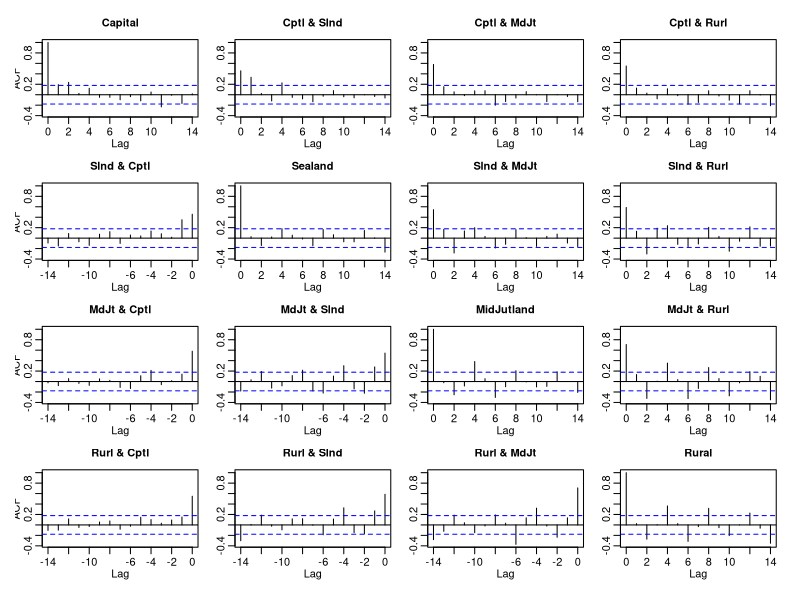
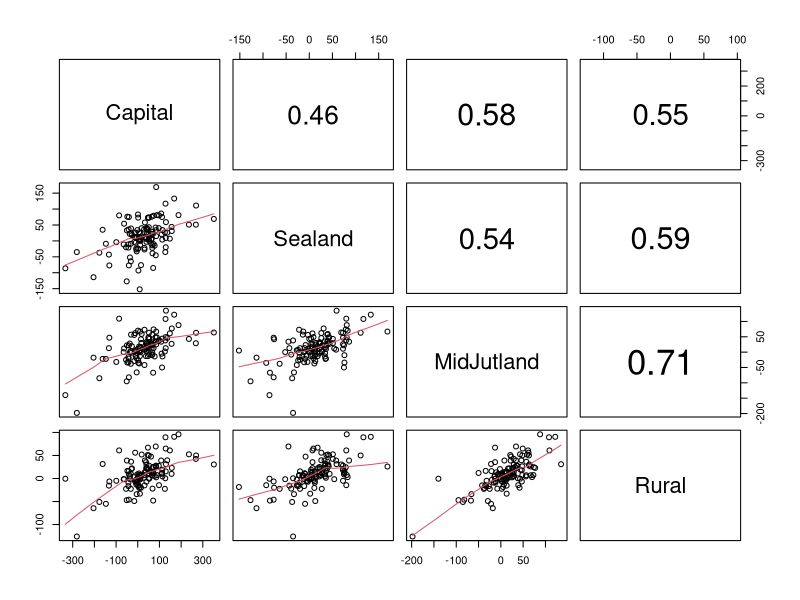
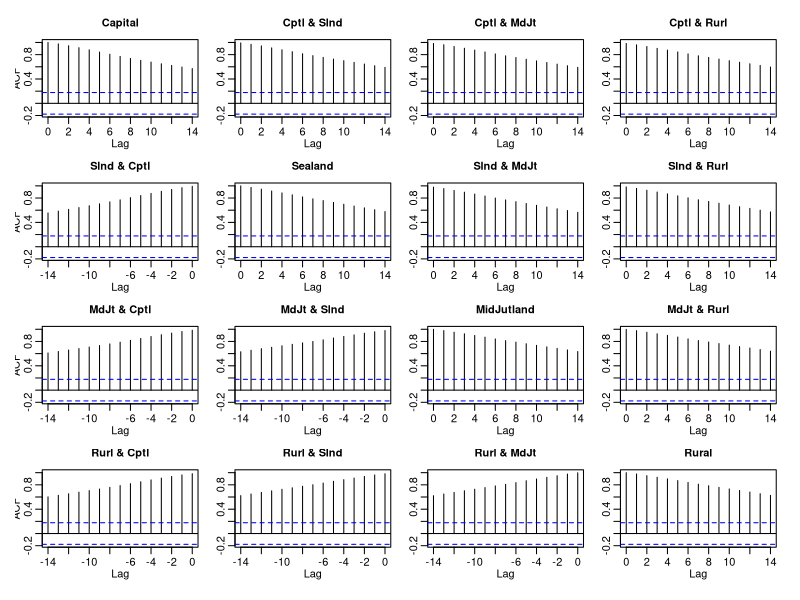
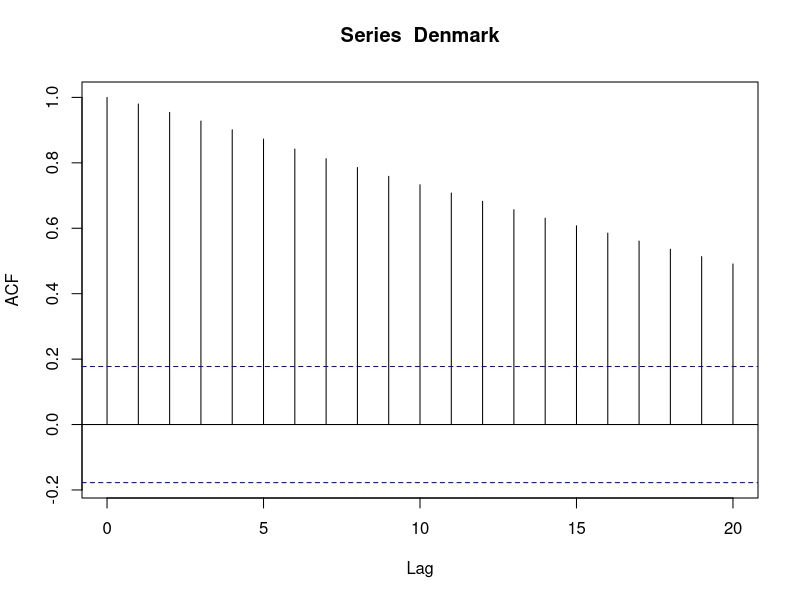
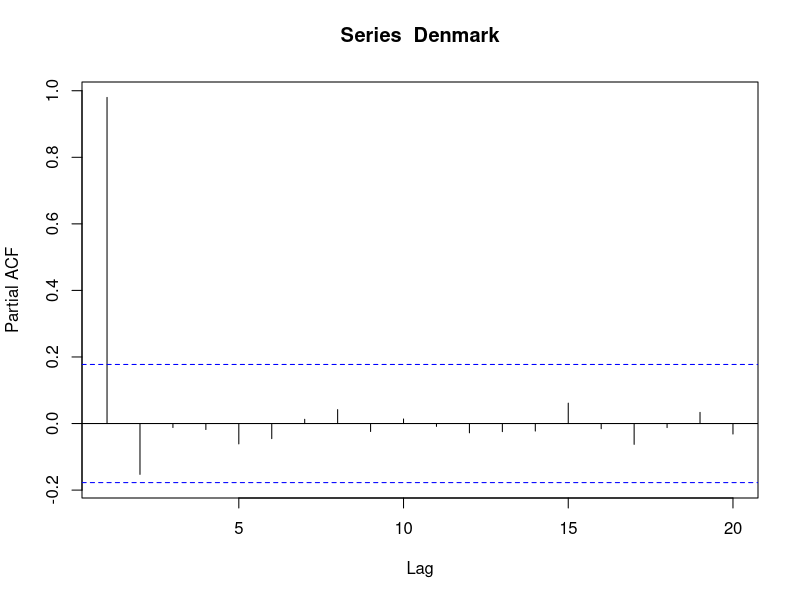
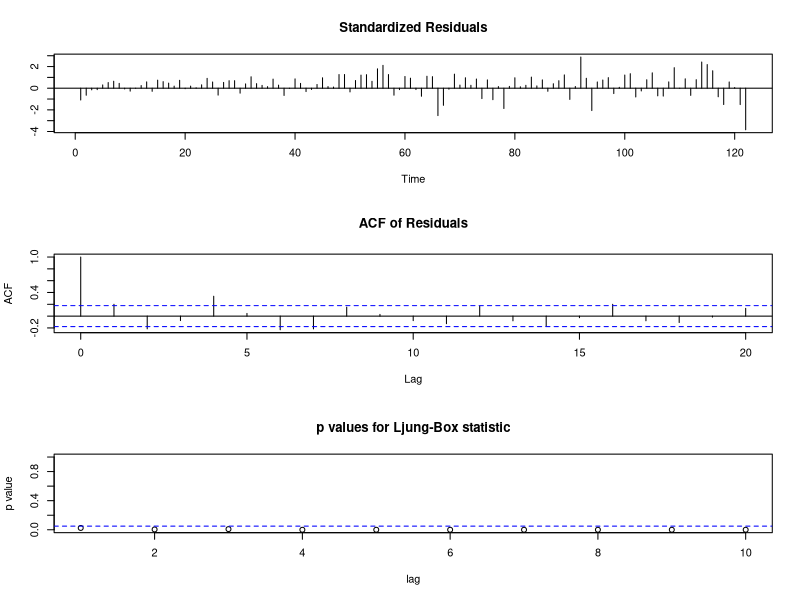
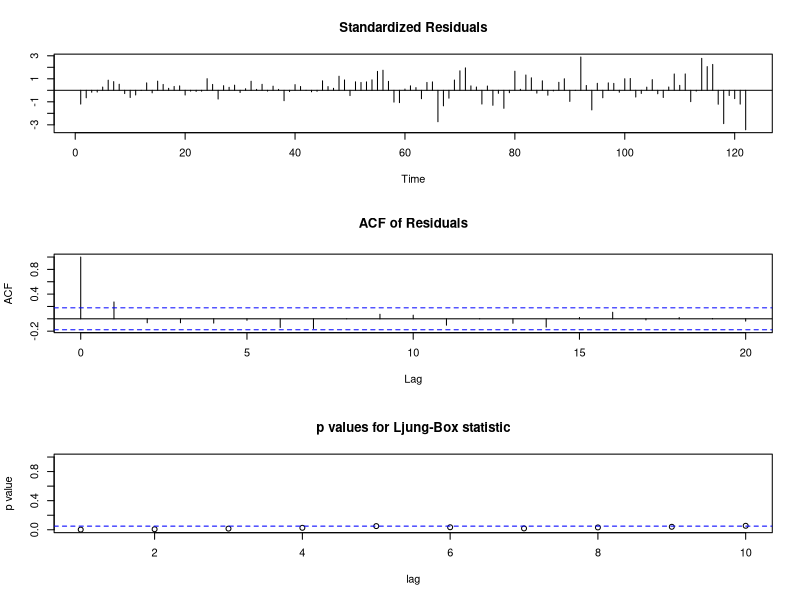
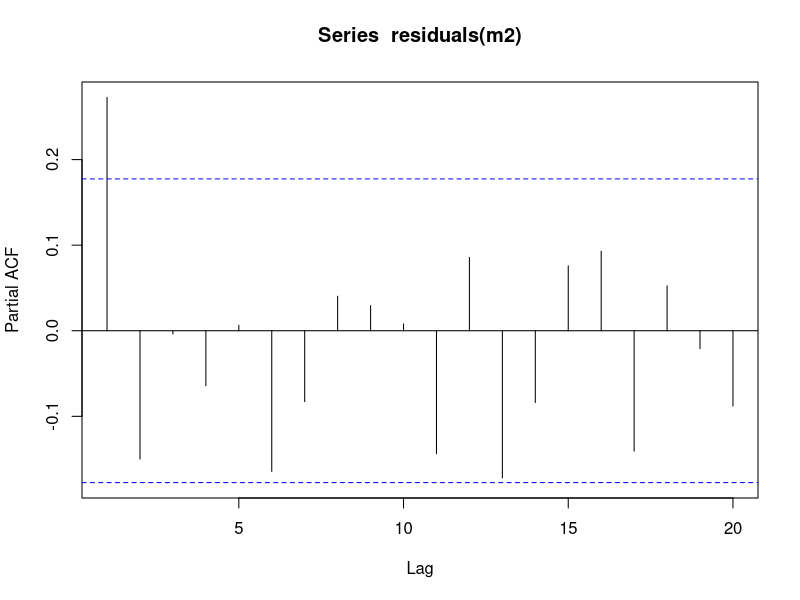

Recreate these plots in R, in order. (Note: this script raises an error after producing the figures.)
rm(list = ls())
#Data <- read.csv("Time_Series_2023/Assignment_3/A3Data.csv",header=TRUE)
Data <- read.csv("A3Data.csv",header=TRUE)
Denmark <- na.omit(Data$Denmark)
InterestRate <- na.omit(Data$InterestRate) #InterestRate rate
InflationRate <- na.omit(Data$InflationRate) #InterestRate rate


 
#Q4.1 Plot the quarterly average sales prices in Denmark and the additional variables, InterestRate rate and InflationRate rate.

saveFig <- TRUE
if(saveFig == TRUE){pdf("Q4.1_Denmark_CombinedPlot.pdf", width = 10*0.8, height = 10*0.8)}
#Insert Whatever needs to be saved here :))
par(mfrow=c(1,1))
par(mar=c(5, 4, 4, 6) + 0.1)
plot(Denmark,type="o",col="red",lwd="2",xlab="Quarters")
par(new=TRUE)
plot(InterestRate,type='l',col="blue", axes=FALSE,xlab="", ylab="",lwd="2")
lines(InflationRate,type='l',col="darkgreen",lwd="2")
mtext("InterestRate Rate",side=4,line=2) 
mtext("InflationRate /",side=4,line=1) 
axis(4, ylim=c(0,7000),las=1)
legend("top", legend = c("Denmark","InterestRate Rate", "InflationRate Rate"),
       lwd = 3, col = c("red","blue", "darkgreen"))
if(saveFig == TRUE){dev.off()}
saveFig <- FALSE



saveFig <- TRUE
if(saveFig == TRUE){pdf("Q4.1Denmark_SeperatePlot.pdf", width = 10*0.8, height = 14*0.8)}
#Alternative plot
par(mfrow=c(4,1))
plot(Denmark,type="o",col="red",lwd="1",xlab="Quarters")
plot(diff(Denmark),type="o",col="violet",lwd="1",xlab="Quarters")
plot(log(Denmark),type='o',col="blue", lwd="1",xlab="Quarters")
plot(diff(log(Denmark)),type='o',col="darkgreen",lwd="1",xlab="Quarters")
if(saveFig == TRUE){dev.off()}
saveFig <- FALSE

saveFig <- TRUE
if(saveFig == TRUE){pdf("Q4.1InterestRate_SeperatePlot.pdf", width = 10*0.8, height = 14*0.8)}
#Alternative plot
par(mfrow=c(4,1))
plot(InterestRate,type="o",col="red",lwd="1",xlab="Quarters")
plot(diff(InterestRate),type="o",col="violet",lwd="1",xlab="Quarters")
plot(log(InterestRate),type='o',col="blue", lwd="1",xlab="Quarters")
plot(diff(log(InterestRate)),type='o',col="darkgreen",lwd="1",xlab="Quarters")
if(saveFig == TRUE){dev.off()}
saveFig <- FALSE

saveFig <- TRUE
if(saveFig == TRUE){pdf("Q4.1InflationRate_SeperatePlot.pdf", width = 10*0.8, height = 14*0.8)}
#Alternative plot
par(mfrow=c(4,1))
plot(InflationRate,type="o",col="red",lwd="1",xlab="Quarters")
plot(diff(InflationRate),type="o",col="violet",lwd="1",xlab="Quarters")
plot(log(InflationRate),type='o',col="blue", lwd="1",xlab="Quarters")
plot(diff(log(InflationRate)),type='o',col="darkgreen",lwd="1",xlab="Quarters")
if(saveFig == TRUE){dev.off()}
saveFig <- FALSE

saveFig <- TRUE
if(saveFig == TRUE){pdf("Q4.1Denmark_SeperatePlot.pdf", width = 10*0.8, height = 14*0.8)}
#Alternative plot
par(mfrow=c(4,1))
plot(Denmark,type="o",col="red",lwd="1",xlab="Quarters")
plot(diff(Denmark),type="o",col="violet",lwd="1",xlab="Quarters")
plot(log(Denmark),type='o',col="blue", lwd="1",xlab="Quarters")
plot(diff(log(Denmark)),type='o',col="darkgreen",lwd="1",xlab="Quarters")
if(saveFig == TRUE){dev.off()}
saveFig <- FALSE

saveFig <- TRUE
if(saveFig == TRUE){pdf("Q4.1Denmark_SeperatePlotALTernative.pdf", width = 10*0.8, height = 10*0.8)}
#Alternative plot
par(mfrow=c(2,2))
plot(Denmark,type="o",col="red",lwd="1",xlab="Quarters")
plot(diff(Denmark),type="o",col="red",lwd="1",xlab="Quarters")
plot(InterestRate,type='l',col="blue", lwd="2",xlab="Quarters")
plot(InflationRate,type='l',col="darkgreen",lwd="2",xlab="Quarters")
if(saveFig == TRUE){dev.off()}
saveFig <- FALSE

#Denmark not stationary hence we make diff transform.
#Save the plot!
saveFig <- TRUE
if(saveFig == TRUE){pdf("name.pdf", width = 10*0.8, height = 10*0.8)}
#Insert Whatever needs to be saved here :))
if(saveFig == TRUE){dev.off()}
saveFig <- FALSE

saveFig <- TRUE
if(saveFig == TRUE){pdf("Q4.1_differenceDenmark.pdf", width = 10*0.8, height = 10*0.8)}

#Q4.1 Plot the diff transform
par(mfrow=c(1,1))
par(mar=c(5, 4, 4, 6) + 0.1)
plot(diff(Denmark), main="Difference in PriceDK", type="o",col="red",lwd="2",xlab="Quarters",ylab="Difference in priceDK")
par(new=TRUE)
plot(InterestRate,type='l',col="blue", axes=FALSE,xlab="", ylab="",lwd="2")
lines(InflationRate,type='l',col="darkgreen",lwd="2")
mtext("InterestRate Rate",side=4,line=2) 
mtext("InflationRate /",side=4,line=1) 
axis(4, ylim=c(0,7000),las=1)
legend("top", legend = c("Denmark", "InterestRate","InflationRate Rate"),
       lwd = 3, col = c("red","blue", "darkgreen"))
if(saveFig == TRUE){dev.off()}
saveFig <- FALSE

#Q4.2 ACF and PACF
saveFig <- TRUE
if(saveFig == TRUE){pdf("Q4.2ACF_PACF_Denmark.pdf", width = 10*0.8, height = 12*0.8)}
#
par(mfrow=c(4,2))
acf(Denmark,main="ACF of Denmark")
pacf(Denmark, main="PACF of Denmark")
acf(diff(Denmark),main="ACF of diff(Denmark)")
pacf(diff(Denmark), main="PACF of diff(Denmark)")
acf(log(Denmark),main="ACF of log(Denmark)")
pacf(log(Denmark), main="PACF of log(Denmark)")
acf(diff(log(Denmark)),main="ACF of diff(log(Denmark))")
pacf(diff(log(Denmark)), main="PACF of diff(log(Denmark))")
#
if(saveFig == TRUE){dev.off()}
saveFig <- FALSE

#InterestRate maybe needs a rework :))
saveFig <- TRUE
if(saveFig == TRUE){pdf("Q4.2ACF_PACF_interest.pdf", width = 10*0.8, height = 8*0.8)}
#
par(mfrow=c(2,2))
acf(InterestRate,main="ACF of InterestRate")
pacf(InterestRate, main="PACF of InterestRate")
acf(diff(InterestRate),main="ACF of diff(InterestRate)")
pacf(diff(InterestRate), main="PACF of diff(InterestRate)")
#acf(log(InterestRate),main="ACF of log(InterestRate)")
#pacf(log(InterestRate), main="PACF of log(InterestRate)")
#acf(diff(log(InterestRate)),main="ACF of diff(log(InterestRate))")
#pacf(diff(log(InterestRate)), main="PACF of diff(log(InterestRate))")
#
if(saveFig == TRUE){dev.off()}
saveFig <- FALSE

#InflationRate
saveFig <- TRUE
if(saveFig == TRUE){pdf("Q4.2ACF_PACF_inflation.pdf", width = 10*0.8, height = 12*0.8)}
#
par(mfrow=c(4,2))
acf(InflationRate,main="ACF of InflationRate")
pacf(InflationRate, main="PACF of InflationRate")
acf(diff(InflationRate),main="ACF of diff(InflationRate)")
pacf(diff(InflationRate), main="PACF of diff(InflationRate)")
acf(log(InflationRate),main="ACF of log(InflationRate)")
pacf(log(InflationRate), main="PACF of log(InflationRate)")
acf(diff(log(InflationRate)),main="ACF of diff(log(InflationRate))")
pacf(diff(log(InflationRate)), main="PACF of diff(log(InflationRate))")
#
if(saveFig == TRUE){dev.off()}
saveFig <- FALSE


#Q4.2 cross-correlation function between four time series of the house prices:
#Estimate and plot Cross-Correlation
Capital <- diff(log(na.omit(Data$Capital)))
Sealand <- diff(log(na.omit(Data$Sealand)))
MidJutland <- diff(log(na.omit(Data$MidJutland)))
Rural <- diff(log(na.omit(Data$Rural)))

prices <- data.frame(Capital=Capital,Sealand=Sealand,MidJutland=MidJutland,Rural=Rural)
colnames(prices) <- c("Capital","Sealand","MidJutland","Rural")
saveFig <- TRUE
if(saveFig == TRUE){pdf("Q4.2CrossCorrelation.pdf", width = 12*0.8, height = 10*0.8)}
#
acf(prices)
#
if(saveFig == TRUE){dev.off()}
saveFig <- FALSE

saveFig <- TRUE
if(saveFig == TRUE){pdf("Q4.2PartialCrossCorrelation.pdf", width = 12*0.8, height = 10*0.8)}
#
pacf(prices)
#
if(saveFig == TRUE){dev.off()}
saveFig <- FALSE

Capital <- (diff(na.omit(Data$Capital)))
Sealand <- (diff(na.omit(Data$Sealand)))
MidJutland <- (diff(na.omit(Data$MidJutland)))
Rural <- (diff(na.omit(Data$Rural)))

prices <- data.frame(Capital=Capital,Sealand=Sealand,MidJutland=MidJutland,Rural=Rural)
colnames(prices) <- c("Capital","Sealand","MidJutland","Rural")
acf(prices)

saveFig <- TRUE
if(saveFig == TRUE){pdf("Q4.2ACF_PACF_inflation.pdf", width = 10*0.8, height = 12*0.8)}
#
acf(prices)
#
if(saveFig == TRUE){dev.off()}
saveFig <- FALSE

########################################################################################################################
#Correlation plots???
panel.cor <- function(x, y, digits = 2, prefix = "", cex.cor, ...) {
  usr <- par("usr")
  on.exit(par(usr))
  par(usr = c(0, 1, 0, 1))
  Cor <- abs(cor(x, y)) # Remove abs function if desired
  txt <- paste0(prefix, format(c(Cor, 0.123456789), digits = digits)[1])
  if(missing(cex.cor)) {
    cex.cor <- 0.4 / strwidth(txt)
  }
  text(0.5, 0.5, txt,
       cex = 1 + cex.cor * Cor) # Resize the text by level of correlation
}
pairs(~ Capital + Sealand + MidJutland + Rural,
      upper.panel = panel.cor,    # Correlation panel
      lower.panel = panel.smooth)
########################################################################################################################

#Save the plot!
saveFig <- TRUE
if(saveFig == TRUE){pdf("Q4.2_DiffCrossCorrelation.pdf", width = 10*0.8, height = 20*0.8)}
#
par(mfrow=c(4,3))
for (i in 1:4){
  for (k in 1:4){
    if (i!=k){
      ccf(prices[i],prices[k],type="correlation",plot=TRUE,main= paste(colnames(prices)[i]," & ",colnames(prices)[k]))
    }
  }
}
#
if(saveFig == TRUE){dev.off()}
saveFig <- FALSE


#For no diff
Capital <- (na.omit(Data$Capital))
Sealand <- (na.omit(Data$Sealand))
MidJutland <- (na.omit(Data$MidJutland))
Rural <- (na.omit(Data$Rural))
prices <- data.frame(Capital=Capital,Sealand=Sealand,MidJutland=MidJutland,Rural=Rural)
colnames(prices) <- c("Capital","Sealand","MidJutland","Rural")
acf(prices)
#Save the plot!
saveFig <- TRUE
if(saveFig == TRUE){pdf("Q4.2BAD_noCrossCorrelation.pdf", width = 10*0.8, height = 20*0.8)}
#
par(mfrow=c(4,3))
for (i in 1:4){
  for (k in 1:4){
    if (i!=k){
      ccf(prices[i],prices[k],type="correlation",plot=TRUE,main= paste(colnames(prices)[i]," & ",colnames(prices)[k]))
    }
  }
}
#
if(saveFig == TRUE){dev.off()}
saveFig <- FALSE

#It is weak, we omit it???






#multipleplots <- function(data){
#  par(mfrow=c(2,2))
#  plot(data)
#  acf(data)
#  pacf(data)
#}

#Transform the data to make it stationary!


###########################################################################
#Q4.3 univariate model selection
par(mfrow=c(1,1))
acf(Denmark) #Clear exponential?? more like linear
pacf(Denmark) #clear lag 1, hence AR(1) part from golden table
m1 <- arima(x=Denmark,order=c(1,0,0))
tsdiag(m1) #looks like seasonal 4
m2 <- arima(x=Denmark,order=c(1,0,0),,seasonal = list(order = c(1,0,0), period = 4))
tsdiag(m2) #lag 1 is small
pacf(residuals(m2)) #lag 1 is small
m3 <- arima(x=Denmark,order=c(1,0,1),,seasonal = list(order = c(1,0,0), period = 4))
tsdiag(m3) #looks good, but residuals are increasing. -> transform
pacf(residuals(m3)) #looks good

#Univariate model selection with log transform
par(mfrow=c(1,1))
log_Denmark <- log(Denmark)
acf(log_Denmark) #Clear exponential?? more like linear
pacf(log_Denmark) #clear lag 1, hence AR(1) part from golden table
lm1 <- arima(x=log_Denmark,order=c(1,0,0))
tsdiag(lm1) #looks like seasonal 4 or maybe 2 #residuals very positive
pacf(residuals(lm1)) #looks wakko
lm2 <- arima(x=log_Denmark,order=c(1,0,0),,seasonal = list(order = c(1,0,0), period = 4))
tsdiag(lm2) #lag 1 is small
pacf(residuals(m2)) #lag 1 is small
m3 <- arima(x=log_Denmark,order=c(1,0,1),,seasonal = list(order = c(1,0,0), period = 4))
tsdiag(m3) #looks good, but residuals are increasing. -> transform
pacf(residuals(m3)) #add seasanolity AR(1)
m4 <- arima(x=log_Denmark,order=c(1,0,1),,seasonal = list(order = c(1,0,1), period = 4)) #does not work
m4 <- arima(x=log_Denmark,order=c(1,0,1),,seasonal = list(order = c(1,0,2), period = 4)) #does not work
#tsdiag(m4) #looks good
#pacf(residuals(m4)) #looks okay?

#Univariate model selection with diff transform
par(mfrow=c(1,1))
diff_Denmark <- diff(Denmark)
acf(diff_Denmark) #Clear lag 1,2,4,6,7, (8) (12) (14) (16)
pacf(diff_Denmark) #clear lag 1,2,4,13
#Start with ARIMA(2,1,2), seasonal 4 with (1,0,0)
dm1 <- arima(x=Denmark,order=c(1,1,0),seasonal = list(order = c(1,0,0), period = 4))
tsdiag(dm1) #looks nice, but residuals are increasing
pacf(residuals(dm1)) #looks nice!
#do log transform:
acf(diff(log(Denmark))) #lag 1, (2) 4, 6, 8
pacf(diff(log(Denmark))) #lag 1, 2, 4,5, 8, 12, 13, 
ldm1 <- arima(x=log(Denmark),order=c(1,1,0))
ldm1
tsdiag(ldm1) # add seasonal 4
pacf(residuals(ldm1)) # add seasonal 4

ldm2 <- arima(x=log(Denmark),order=c(1,1,0),,seasonal = list(order = c(1,0,1), period = 4))
ldm2
tsdiag(ldm2) #looks nice but lag 9
pacf(residuals(ldm2)) # looks nice but lag 9

#Is it possible to reduce it?
ldm3 <- arima(x=log(Denmark),order=c(1,1,0),,seasonal = list(order = c(1,0,1), period = 2))
ldm3
tsdiag(ldm3) #looks nice but lag 9
pacf(residuals(ldm3)) #also looks nice, but lag 9


ldm4 <- arima(x=log(Denmark),order=c(1,1,0),,seasonal = list(order = c(1,0,0), period = 4))
ldm4
tsdiag(ldm4) #looks nice but lag 9
pacf(residuals(ldm4)) #also looks nice, lag 12, 16


#narative:#narative:#narative:#narative:#narative:#narative:#narative:#narative:#narative:
#narative:#narative:#narative:#narative:#narative:#narative:#narative:#narative:#narative:
#narative:#narative:#narative:#narative:#narative:#narative:#narative:#narative:#narative:
acf(diff_Denmark) #Clear lag 1,2,4,6,7, (8) (12) (14) (16)
pacf(diff_Denmark) #clear lag 1,2,4,13
#dm1 <- arima(x=Denmark,order=c(1,1,0),seasonal = list(order = c(1,0,0), period = 4))
#Først inital diff -> residualer has increasing variance -> log transform
#Ser på ACF og PACF
acf(diff(log(Denmark))) #lag 1, (2) 4, 6, 8
pacf(diff(log(Denmark))) #lag 1, 2, 4,5, 8, 12, 13, 
# laver initiel model ldm1 <- arima(x=log(Denmark),order=c(1,1,0))
# tilføjer seasonal 4
tsdiag(ldm1) # add seasonal 4
pacf(residuals(ldm1)) # add seasonal 4
ldm2 <- arima(x=log(Denmark),order=c(1,1,0),,seasonal = list(order = c(1,0,1), period = 4))
ldm2 #MAKE TABLE!!!
tsdiag(ldm2) #looks nice but lag 9
pacf(residuals(ldm2)) # looks nice but lag 9

#initiel til plots til Q4.3 ARIMA$(1,1,0)(1,0,1)_2$ or 
deding <- arima(log(Denmark),order=c(1,1,0), seasonal = list(order = c(1,1,1), period = 2))
ldm2 <- arima(x=log(Denmark),order=c(1,1,0),,seasonal = list(order = c(1,0,1), period = 4))
tsdiag(deding) #lag 14
tsdiag(ldm2) #lag 9
pacf(residuals(ldm2)) #lag9
pacf(residuals(deding)) #lag14
#ldm2 er bedre!!! #bliver bedre med seasonal 4! med aic

deding
ldm2 #likelihood better

#WHAT WE DO IN ASSIGNMENT:::
(dlm2 <- arima(x=log(Denmark),order=c(2,1,2), seasonal = list(order = c(2,0,2), period = 2)))
length(dlm2$coef)
(dlm2 <- arima(x=log(Denmark),order=c(2,1,2), seasonal = list(order = c(2,0,2), period = 4)))
length(dlm2$coef)
(dlm2 <- arima(x=log(Denmark),order=c(2,1,2), seasonal = list(order = c(3,0,2), period = 2)))#286.84, 553.69
length(dlm2$coef)
(dlm2 <- arima(x=log(Denmark),order=c(2,1,2), seasonal = list(order = c(2,0,3), period = 2)))#286 , 552.67  
length(dlm2$coef)
(dlm2 <- arima(x=log(Denmark),order=c(1,1,2), seasonal = list(order = c(3,0,3), period = 2)))#286.84, 553.69
length(dlm2$coef)
(dlm2 <- arima(x=log(Denmark),order=c(2,1,2), seasonal = list(order = c(2,0,3), period = 2)))#286 , 552.67  
length(dlm2$coef)

(dlm2 <- arima(x=log(Denmark),order=c(2,1,2), seasonal = list(order = c(3,0,2), period = 2)))#286.84, 553.69
length(dlm2$coef)
(dlm2_BEST_COMPLEX <- arima(x=log(Denmark),order=c(3,1,2), seasonal = list(order = c(3,0,2), period = 2)))#288.49,  aic = -554.97
length(dlm2$coef)
(dlm2 <- arima(x=log(Denmark),order=c(3,1,2), seasonal = list(order = c(3,0,2), period = 2)))#288.49,  aic = -554.97
length(dlm2$coef)


#ARIMA$(1,1,0)(1,0,1)_2$ or 
(dlm2 <- arima(x=log(Denmark),order=c(1,1,0), seasonal = list(order = c(1,0,1), period = 2)))#288.49,  aic = -533.49
length(dlm2$coef)
(dlm2BEST_SIMPLE <- arima(x=log(Denmark),order=c(1,1,0), seasonal = list(order = c(1,0,1), period = 4)))#288.49,  aic = -533.49
length(dlm2$coef)
(dlm2 <- arima(x=log(Denmark),order=c(0,1,0), seasonal = list(order = c(1,0,1), period = 2)))#288.49,  aic = -533.49
length(dlm2$coef)
(dlm2 <- arima(x=log(Denmark),order=c(1,0,0), seasonal = list(order = c(1,0,1), period = 2)))#288.49,  aic = -533.49
length(dlm2$coef)
(dlm2 <- arima(x=log(Denmark),order=c(1,1,0), seasonal = list(order = c(2,0,1), period = 2)))#288.49,  aic = -533.49
length(dlm2$coef)
(dlm2 <- arima(x=log(Denmark),order=c(1,1,0), seasonal = list(order = c(1,0,2), period = 2)))#288.49,  aic = -533.49
length(dlm2$coef)
(dlm2 <- arima(x=log(Denmark),order=c(1,1,0), seasonal = list(order = c(2,0,2), period = 2)))#288.49,  aic = -533.49
length(dlm2$coef)
#Efterfølgende:

dlm2BEST_SIMPLE
dlm2_BEST_COMPLEX
#PLOTS#PLOTS#PLOTS#PLOTS#PLOTS#PLOTS#PLOTS#PLOTS#PLOTS#PLOTS#PLOTS
#PLOTS#PLOTS#PLOTS#PLOTS#PLOTS#PLOTS#PLOTS#PLOTS#PLOTS#PLOTS#PLOTS
#PLOTS#PLOTS#PLOTS#PLOTS#PLOTS#PLOTS#PLOTS#PLOTS#PLOTS#PLOTS#PLOTS
dlm2BEST_SIMPLE
dlm2_BEST_COMPLEX

dlm2BEST_SIMPLE
dlm2_BEST_COMPLEX

final_reduced_mod <- dlm2BEST_SIMPLE #choose which model to plot:)
par(mfrow=c(2,2))
final_reduced_mod
#tsdiag(final_reduced_mod) #Standardized residuals, ACF of residuals and p-values
plot(residuals(final_reduced_mod),type="p",xlab="Quarters")
lines(cbind(1:122,0),type="l")
acf(residuals(final_reduced_mod))
Pacf(residuals(final_reduced_mod))
plot(density(residuals(final_reduced_mod)))

#SAVING:::
############################################################################################################################################
saveFig <- TRUE
if(saveFig == TRUE){pdf("Q4.4RESIDUALS.pdf", width = 10*0.8, height = 15*0.8)}
par(mfrow=c(2,2))
final_reduced_mod
#tsdiag(final_reduced_mod) #Standardized residuals, ACF of residuals and p-values
plot(residuals(final_reduced_mod),type="p",xlab="Quarters")
lines(cbind(1:122,0),type="l")
acf(residuals(final_reduced_mod))
Pacf(residuals(final_reduced_mod))
plot(density(residuals(final_reduced_mod)))
if(saveFig == TRUE){dev.off()}
saveFig <- FALSE


#saveFig <- TRUE
#if(saveFig == TRUE){pdf("Q4.3InitallogDiffModel_ACF.pdf", width = 10*0.8, height = 15*0.8)}
#tsdiag(ldm1) # add seasonal 4
#if(saveFig == TRUE){dev.off()}
#saveFig <- FALSE

#LAV TABLE!!!!!#LAV TABLE!!!!!#LAV TABLE!!!!!#LAV TABLE!!!!!#LAV TABLE!!!!!#LAV TABLE!!!!!#LAV TABLE!!!!!#LAV TABLE!!!!!
#ldm2 #LAV TABLE!!!!!#LAV TABLE!!!!!#LAV TABLE!!!!!#LAV TABLE!!!!!#LAV TABLE!!!!!#LAV TABLE!!!!!#LAV TABLE!!!!!#LAV TABLE!!!!!
#LAV TABLE!!!!!#LAV TABLE!!!!!#LAV TABLE!!!!!#LAV TABLE!!!!!#LAV TABLE!!!!!#LAV TABLE!!!!!#LAV TABLE!!!!!#LAV TABLE!!!!!

#saveFig <- TRUE
#if(saveFig == TRUE){pdf("Q4.3FinallogDiffModel_RESIDUAL_ACF.pdf", width = 10*0.8, height = 15*0.8)}
#tsdiag(ldm2) #looks nice but lag 9
#if(saveFig == TRUE){dev.off()}
#saveFig <- FALSE

#saveFig <- TRUE
#if(saveFig == TRUE){pdf("Q4.3FinallogDiffModel_PACF.pdf", width = 10*0.8, height = 7*0.8)}
#pacf(residuals(ldm2)) # looks nice but lag 9
#if(saveFig == TRUE){dev.off()}
#saveFig <- FALSE
#PLOTSPLOTSPLOTSPLOTSPLOTSPLOTSPLOTSPLOTSPLOTSPLOTSPLOTSPLOTS
############################################################################################################################################

#Q4.4 residual plots
qqPlot(residuals(final_reduced_mod))

res <- final_reduced_mod$residuals
#qqnorm(res)
#qqline(res)
hist(res,n = 18)
plot(res)

#sign test
signtest<-sum(abs(diff(res>0)))
# lower bound
N <- 122
low <- (N-1)/2 - 2*sqrt((N-1)/4)
# upper bound
high <- (N-1)/2 + 2*sqrt((N-1)/4)
make_table=data.frame(Sign_Test=signtest,Low=low,High=high) 
make_table#make table


#SAVING:::
############################################################################################################################################
#Kan måske samles
saveFig <- TRUE
if(saveFig == TRUE){pdf("Q4.4_QQplot.pdf", width = 10*0.8, height = 7*0.8)}
qqPlot(residuals(final_reduced_mod))
if(saveFig == TRUE){dev.off()}
saveFig <- FALSE

saveFig <- TRUE
if(saveFig == TRUE){pdf("Q4.4_Residual_Histogram.pdf", width = 10*0.8, height = 7*0.8)}
hist(res)
if(saveFig == TRUE){dev.off()}
saveFig <- FALSE


saveFig <- TRUE
if(saveFig == TRUE){pdf("Q4.4_Residuals.pdf", width = 10*0.8, height = 7*0.8)}
plot(res)
if(saveFig == TRUE){dev.off()}
saveFig <- FALSE

#PLOTSPLOTSPLOTSPLOTSPLOTSPLOTSPLOTSPLOTSPLOTSPLOTSPLOTSPLOTS
############################################################################################################################################


###########################################################################
#Q4.5 plots
model <- final_reduced_mod
predictions_6 <-forecast(model,6,95)
preds <- predictions_6$mean
lower <- predictions_6$lower
upper <- predictions_6$upper
plotCI(x = c(123:128), 
       y = exp(preds[1:6]),
       li = exp(lower),
       ui = exp(upper),col = "red",xlim = c(1,128),ylim = c(500,3000),
       xlab="Quarters")
lines(exp(predictions_6$x))

#same but with smaller interval :)
plotCI(x = c(123:128), 
       y = exp(preds[1:6]),
       li = exp(lower),
       ui = exp(upper),col = "red",xlim = c(100,128),ylim = c(500,3000),
       xlab="Quarters")
lines(exp(predictions_6$x))

#SAVINGPLOTSSAVINGPLOTSSAVINGPLOTS#SAVINGPLOTSSAVINGPLOTSSAVINGPLOTS#SAVINGPLOTSSAVINGPLOTSSAVINGPLOTS
saveFig <- TRUE
if(saveFig == TRUE){pdf("Q4.5_Predictions.pdf", width = 10*0.8, height = 7*0.8)}
plotCI(x = c(123:128), 
       y = exp(preds[1:6]),
       li = exp(lower),
       ui = exp(upper),col = "red",xlim = c(1,128),ylim = c(500,3000),
       xlab="Quarters",ylab="Housing Prices")
lines(exp(predictions_6$x))
if(saveFig == TRUE){dev.off()}
saveFig <- FALSE

saveFig <- TRUE
if(saveFig == TRUE){pdf("Q4.5_PredictionsSmallInterval.pdf", width = 10*0.8, height = 7*0.8)}
plotCI(x = c(123:128), 
       y = exp(preds[1:6]),
       li = exp(lower),
       ui = exp(upper),col = "red",xlim = c(100,128),ylim = c(500,3000),
       xlab="Quarters",ylab="Housing Prices")
lines(exp(predictions_6$x))
if(saveFig == TRUE){dev.off()}
saveFig <- FALSE
#SAVINGPLOTSSAVINGPLOTSSAVINGPLOTS#SAVINGPLOTSSAVINGPLOTSSAVINGPLOTS#SAVINGPLOTSSAVINGPLOTSSAVINGPLOTS

###########################################################################
#Q4.6
#Arima X (InterestRate seems useless but InflationRate is nice)
x_inflation <- cumsum(InflationRate)
x_interest <- InterestRate
x_inf_new <- cumsum(c(InflationRate[1:124],rep(InflationRate[124],4)))
(new_model <- Arima(log(Denmark),xreg = c((x_inflation[1:122])),order=c(1,1,0), seasonal = list(order = c(1,1,1), period = 2)))
(new_model <- Arima(log(Denmark),xreg = c((x_inflation[1:122])),order=c(1,1,0), seasonal = list(order = c(1,0,1), period = 4)))
#residuals
res2 <- new_model$residuals
plot(res2) #plot residuals
hist(res2) #plot histogram of residuals
qqPlot(residuals(new_model)) #QQplot

tsdiag(new_model) #Standardized residuals, ACF of residuals and p-values
pacf(residuals(new_model))

acf(res2)
pacf(res2)
#qqnorm(res2)
#qqline(res2)
#hist(res2)

#SignTest
signtest<-sum(abs(diff(res2>0)))
low <- (N-1)/2 - 2*sqrt((N-1)/4)
high <- (N-1)/2 + 2*sqrt((N-1)/4)
make_table=data.frame(Sign_Test=signtest,Low=low,High=high) 
make_table#make table


###########################################################################
#Q4.7 Forecasting the future house prices - II
rep(InflationRate[124],4)
plot(c(InflationRate[1:124],rep(InflationRate[124],4)))
x_inf_new <- cumsum(c(InflationRate[1:124],rep(InflationRate[124],4)))
plot(diff(x_inf_new))
plot(InflationRate)
predictions_6_new <-forecast(new_model,level=95,xreg=x_inf_new[123:128])

preds2 <- predictions_6_new$mean
lower2 <- predictions_6_new$lower
upper2 <- predictions_6_new$upper
plotCI(x = c(123:128), 
       y = exp(preds2[1:6]),
       li = exp(lower2),
       ui = exp(upper2),col = "red",xlim = c(1,128),ylim = c(500,3000))
lines(exp(predictions_6_new$x))





###########################################################################
#Q4.9 Plot quarterly sales of for each of the four regions.
Capital <- (na.omit(Data$Capital))
Sealand <- (na.omit(Data$Sealand))
MidJutland <- (na.omit(Data$MidJutland))
Rural <- (na.omit(Data$Rural))

par(mfrow=c(1,1))
plot(Capital,col="red",type="o",lwd="2")
lines(Sealand,col="darkgreen",type="o",lwd="2")
lines(MidJutland,col="blue",type="o",lwd="2")
lines(Rural,col="orange",type="o",lwd="2")
plot(Denmark,col="black",type="o")

par(mfrow=c(2,2))
plot(Capital,col="red",type="o",lwd="1")
plot(Sealand,col="darkgreen",type="o",lwd="1")
plot(MidJutland,col="blue",type="o",lwd="1")
plot(Rural,col="orange",type="o",lwd="1")


#Difference plots
dCapital <- diff(na.omit(Data$Capital))
dSealand <- diff(na.omit(Data$Sealand))
dMidJutland <- diff(na.omit(Data$MidJutland))
dRural <- diff(na.omit(Data$Rural))

par(mfrow=c(1,1))
plot(dCapital,col="red",type="o",lwd="2",main="diff")
lines(dSealand,col="darkgreen",type="o",lwd="2")
lines(dMidJutland,col="blue",type="o",lwd="2")
lines(dRural,col="orange",type="o",lwd="2")

par(mfrow=c(2,2))
plot(Capital,col="red",type="o",lwd="1")
plot(Sealand,col="darkgreen",type="o",lwd="1")
plot(MidJutland,col="blue",type="o",lwd="1")
plot(Rural,col="orange",type="o",lwd="1")

#rescaled plots
scaled_Capital <- (na.omit(Data$Capital))/max((na.omit(Data$Capital)))
scaled_Sealand <- (na.omit(Data$Sealand))/max(na.omit(Data$Sealand))
scaled_MidJutland <- (na.omit(Data$MidJutland))/max((na.omit(Data$MidJutland)))
scaled_Rural <- (na.omit(Data$Rural))/max((na.omit(Data$Rural)))

par(mfrow=c(1,1))
plot(scaled_Capital,col="red",type="o",lwd="2")
lines(scaled_Sealand,col="darkgreen",type="o",lwd="2")
lines(scaled_MidJutland,col="blue",type="o",lwd="2")
lines(scaled_Rural,col="orange",type="o",lwd="2")

par(mfrow=c(2,2))
plot(scaled_Capital,col="red",type="o",lwd="1")
plot(scaled_Sealand,col="darkgreen",type="o",lwd="1")
plot(scaled_MidJutland,col="blue",type="o",lwd="1")
plot(scaled_Rural,col="orange",type="o",lwd="1")

#rescaled plots
dscaled_Capital <- diff((na.omit(Data$Capital))/max((na.omit(Data$Capital))))
dscaled_Sealand <- diff((na.omit(Data$Sealand))/max(na.omit(Data$Sealand)))
dscaled_MidJutland <- diff((na.omit(Data$MidJutland))/max((na.omit(Data$MidJutland))))
dscaled_Rural <- diff((na.omit(Data$Rural))/max((na.omit(Data$Rural))))

par(mfrow=c(1,1))
plot(dscaled_Capital,col="red",type="o",lwd="2")
lines(dscaled_Sealand,col="darkgreen",type="o",lwd="2")
lines(dscaled_MidJutland,col="blue",type="o",lwd="2")
lines(dscaled_Rural,col="orange",type="o",lwd="2")

par(mfrow=c(2,2))
plot(dscaled_Capital,col="red",type="o",lwd="1")
plot(dscaled_Sealand,col="darkgreen",type="o",lwd="1")
plot(dscaled_MidJutland,col="blue",type="o",lwd="1")
plot(dscaled_Rural,col="orange",type="o",lwd="1")

#ACF on 4 areas
acf(Capital) 
acf(Sealand) 
acf(MidJutland)
acf(Rural) 
#all looks non stationary.


acf(dCapital) #måske 1 og 2
acf(dSealand) #måske seasonal på 4? lag på 14?
acf(dMidJutland) #seasonal på 4, negativ seasonal på 2
acf(dRural) # seasonal på 4, negativ på seasonal 2

par(mfrow=c(2,2))
pacf(dCapital) #meget lille, måske 1,2 og 11
pacf(dSealand) #ingenting, lidt på 14?
pacf(dMidJutland) #lidt neg 2, 4, neg6 og neg$14, måske 2 seasonal??
pacf(dRural) # seasonal på 2? i hvert fald for 2, 4, 6 og 8.


#Find Marimax model for house prices

